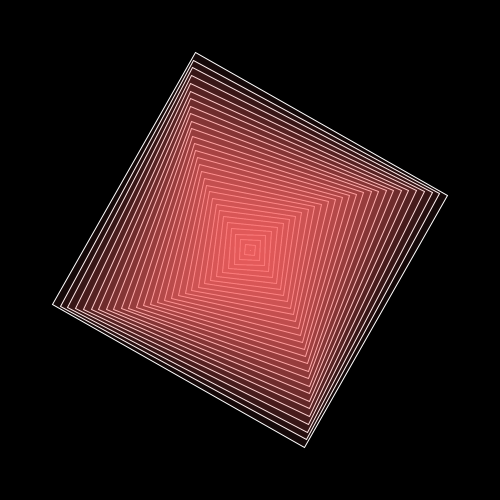
Frame 1 (no input)
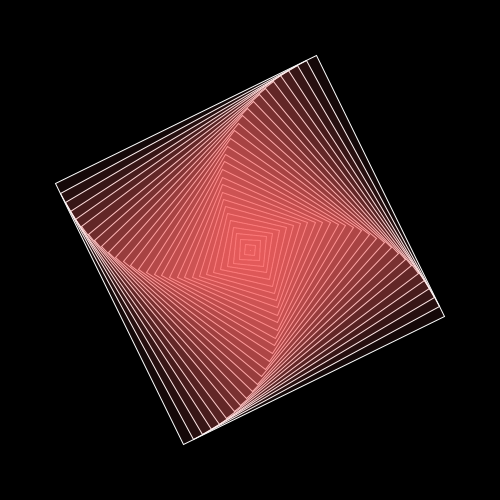
Frame 60 (the mouse pressed at the canvas centre just before this capture)
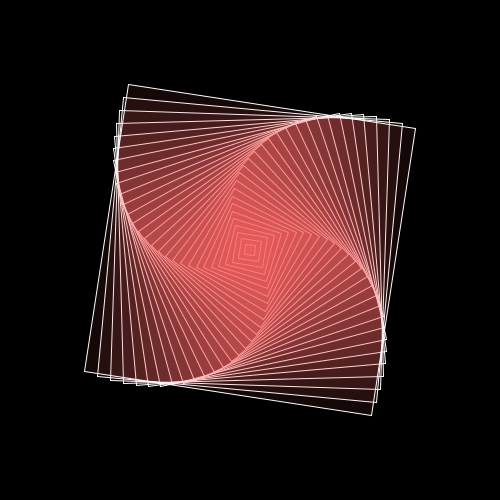
Frame 120 (the mouse held since frame 60 and released just before this capture)

The Processing sketch that drew these frames (run headless with seeded random() and noise(); from frame 60 on, the mouse is pressed at the canvas centre):

// Processing sketch: rosetaCuadradosConcentricos
// ── rosetaCuadradosConcentricos.pde
float vel = 1;
void setup(){
  size(500,500);
  rectMode(CENTER);
}

void draw(){
  background(0);
  noFill();
  stroke(255);
  vel += 0.02;
  for(int i=0;i<30;i++){
    pushMatrix();
    translate(width/2, height/2);
    rotate(radians(vel*i));
    fill(255,100,100,20);
    rect(0,0,10*i,10*i);
    popMatrix();
  }
}
